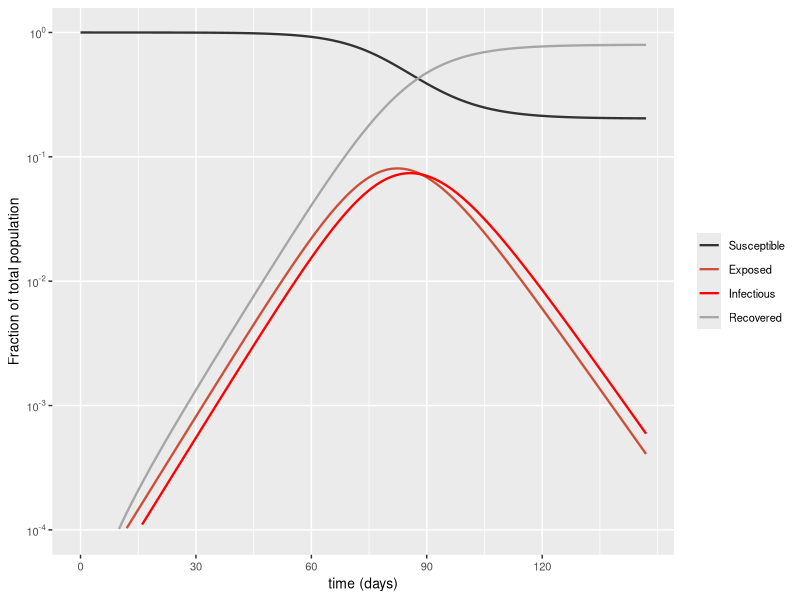
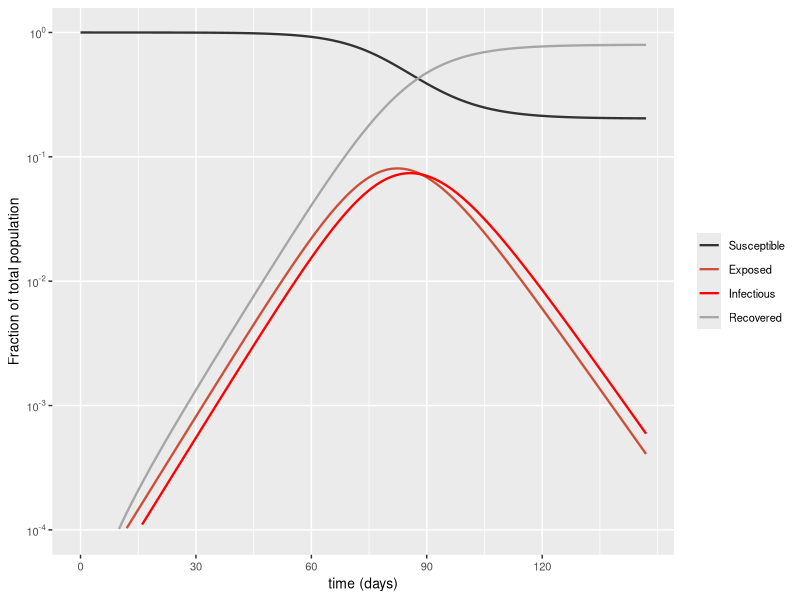

Here is the R script that generated these plots, in order:
# Model of COVID-19 outbreak
# jeff smith 2020-04

# Dependencies
library("deSolve")
library("dplyr")
library("tidyr")
library("ggplot2")
library("scales")

# 
# SEIR model 
# 

# S = Susceptible
# E = Exposed
# I = Infectious

# Define parameters
total_pop <- 2.8e6 
my_parameters <- c(
	# transmission_rate = 1.1,  # /day
	# transmission_rate = 0.6,  # /day
	# prob_confirmed    = 0.15  # fraction that become confirmed cases
	latency_period    = 3.7,  # days
	infectious_period = 3.5,   # days
	R0 = 2
)
my_parameters <- c(my_parameters, 
	transmission_rate = with(as.list(my_parameters), R0 / infectious_period)  # /day
)
initial_values <- c(S = total_pop - 10, E = 0, I = 100, R = 0)

# Calculate results
my_model <- function(t, initial_values, parameters) {
	with(as.list(c(initial_values, parameters)), {
		dS  <- (- transmission_rate * S * I / total_pop)
		dE  <- (  transmission_rate * S * I / total_pop) - (E / latency_period)
		dI <-  (E / latency_period) - (I / infectious_period)
		dR <-  (I / infectious_period)
		list(c(dS, dE, dI, dR))
	})
}
my_results <- ode(y = initial_values, times = seq(0, 7*21), func = my_model, parms = my_parameters)

# Plot results
# dev.new(width = 5.5, height = 3)
my_plot <- tibble(data.frame(my_results)) %>%
	gather(key = "class", value = "number", -time) %>%
	mutate(
		fraction = number / total_pop, 
		class = case_when(
			class == "S" ~ "Susceptible", 
			class == "E" ~ "Exposed", 
			class == "I" ~ "Infectious", 
			class == "R" ~ "Recovered"
		), 
		class = factor(class, levels = c("Susceptible", "Exposed", "Infectious", "Recovered"))
	) %>%
	ggplot(mapping = aes(x = time, y = fraction, color = class)) + 
		# geom_hline(yintercept = with(as.list(my_parameters), 1/R0)) + 
		geom_line(size = 0.8) + 
		scale_x_continuous(
			breaks = seq(0, 7*21, by = 30)
		) + 
		scale_y_log10(
			limits = c(1e-4, 1), breaks = 10^c(-6:0), minor_breaks = 10^c(-6:0), 
			labels = scales::trans_format("log10", math_format(10^.x))
		) + 
		scale_color_manual(values = c(gray(0.2), "tomato3", "red", gray(0.65))) + 
		labs(x = "time (days)", y = "Fraction of total population") + 
		theme(
			text = element_text(size = 10), legend.title = element_blank()
		)
plot(my_plot)
ggsave("results/SEIR_model.pdf", width = 5.5, height = 3)
